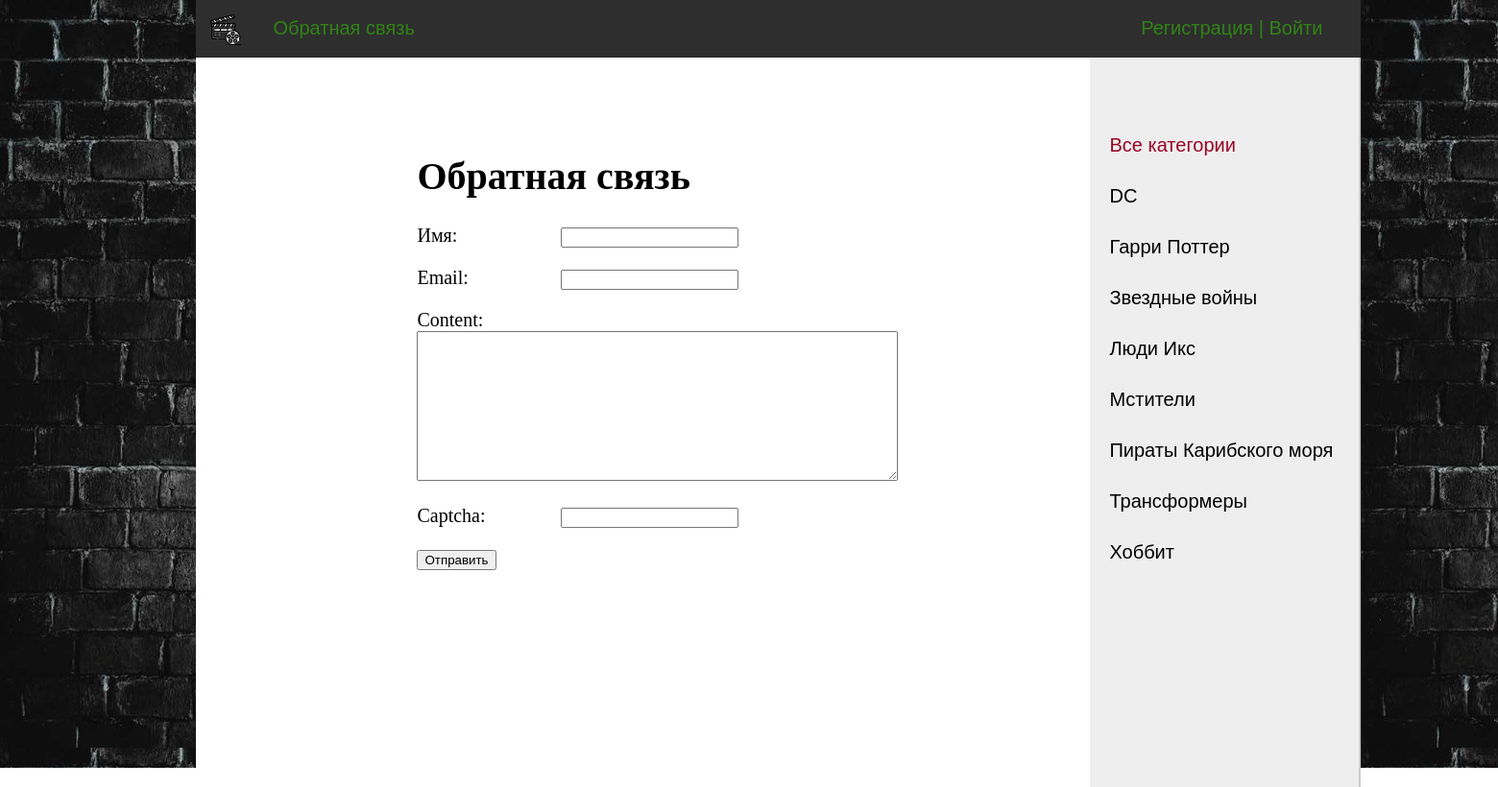
Page /contact/ on the committed database.
### movie_universes/models.py (models this page shows, shortened)
class MovieUniverses(models.Model):
    name = models.CharField(max_length=100, db_index=True, verbose_name="Вселенная")
    slug = models.SlugField(max_length=255, unique=True, db_index=True, verbose_name="URL")
    def get_absolute_url(self):
        return reverse('universe', kwargs={'cat_slug': self.slug})
    class Meta:
        verbose_name = 'Киновселенная'
        verbose_name_plural = 'Киновселенные'
        ordering = ['id']

### movie_universes/views.py (the view, shortened to what this page needs)
# urls.py: path('contact/', ContactFormView.as_view(), name='contact'),
class ContactFormView(DataMixin, FormView):
    form_class = ContactForm
    template_name = 'movie_universes/contact.html'
    success_url = reverse_lazy('home')
    def get_context_data(self, *, object_list=None, **kwargs):
        context = super().get_context_data(**kwargs)
        c_def = self.get_user_context(title="Обратная связь")
        return dict(list(context.items()) + list(c_def.items()))

### movie_universes/forms.py
class ContactForm(forms.Form):
    username = forms.CharField(label='Имя', max_length=255)
    email = forms.EmailField(label='Email')
    content = forms.CharField(widget=forms.Textarea(attrs={'cols': 60, 'row': 10}))
    captcha = CaptchaField()

### movie_universes/utils.py (called while the page is built)
    def get_user_context(self, **kwargs):
        context = kwargs
        cats = cache.get('cats')
        if not cats:
            cats = MovieUniverses.objects.annotate(Count('movieinformation'))
            cache.set('cats', cats, 60)
        user_menu = menu.copy()
        context['button'] = button
        if not self.request.user.is_authenticated:
            user_menu.pop(0)
            del context['button']
        context['menu'] = user_menu
        context['cats'] = cats
        if 'cat_selected' not in context:
            context['cat_selected'] = 0
        return context

### movie_universes/templates/movie_universes/contact.html (shortened to what this page needs)
{% extends 'movie_universes/base.html' %}
{% block content %}
<h1>{{title}}</h1>
<form method="post">
{% for f in form %}
<p><label class="form-label" for="{{ f.id_for_label }}">{{f.label}}: </label>{{ f }}</p>
{% endfor %}
    <button type="submit">Отправить</button>
</form>
{% endblock %}

### movie_universes/templates/movie_universes/base.html (shortened to what this page needs)
{% load static %}
<!DOCTYPE html>
<html>
<head>
    <link type="text/css" href="{% static 'movie_universes/css/styles.css' %}" rel="stylesheet"/>
</head>
<body>
<table class="table-page" border=0 cellpadding="0" cellspacing="0">
    <tr>
        <td class="empty-blank ">
            <div>&nbsp;</div>
        </td>
        <td valign=top>
            {% block mainmenu %}
            <div class="header">
                <ul id="mainmenu" class="mainmenu">
                    <li class="logo"><a href="{% url 'home' %}">
                        <div class="logo"></div>
                    </a></li>
                    {% for m in menu %}
                    <li><a href="{% url m.url_name %}">{{m.title}}</a></li>
                    {% endfor %}
                    {% if request.user.is_authenticated %}
                    <li class="last"> {{user.username}} | <a href="{% url 'logout' %}">Выйти</a></li>
                    {% else %}
                    <li class="last"><a href="{% url 'register' %}">Регистрация</a> | <a
                            href="{% url 'login' %}">Войти</a></li>
                    {% endif %}
                </ul>
            </div>
            {% endblock mainmenu %}
            <table class="table-content" border=0 cellpadding="0" cellspacing="0">
                <tr>
                    <td valign="top" class="content">
                        <div class="content-text">
                            {% block content %}
                            {% endblock %}
                    </td>
                    <td valign="top" class="left-chapters">
                        <ul id="leftchapters">
                            {% if cat_selected == 0 %}
                            <li class="selected">Все категории</li>
                            {% else %}
                            <li><a href="{% url 'home' %}">Все категории</a></li>
                            {% endif %}
                            {% for c in cats %}
                            {% if c.movieinformation__count > 0 %}
                            {% if c.pk == cat_selected %}
                            <li class="selected">{{c.name}}</li>
                            {% else %}
                            <li><a href="{{ c.get_absolute_url }}">{{c.name}}</a></li>
                            {% endif %}
                            {% endif %}
                            {% endfor %}
                        </ul>
                    </td>
                </tr>
            </table>
        </td>
        <td class="empty-blank">
            <div>&nbsp;</div>
        </td>
    </tr>
</table>
</body>
</html>

### movie_universes/static/movie_universes/css/styles.css (style rules this page uses)
html, body { font-family: 'Arial'; margin: 0; padding: 0; height: 100%; width: 100%; color: #444; }
.table-page { width: 100%; height: 100%; vertical-align: top; }
.table-page tr { height: 100%; }
.header { background: #2e2e2e; height: 60px; }
.logo { background: url('../images/logo.png') no-repeat 15px 15px; width: 50px; height: 50px; }
ul.mainmenu { list-style: none; margin: 0; padding: 0; height: 60px; color: #308315; font-size: 20px; overflow: hidden; }
ul.mainmenu li { float: left; margin: 18px 40px 0 30px; }
ul.mainmenu li.logo { margin: 0; }
ul.mainmenu li.last { float: right; }
ul.mainmenu li a { color: #308315; text-decoration: none; }
.table-content { width: 100%; min-height: 95%; height: 95%; }
.left-chapters { margin: 0; background: #eee; border-right: 2px solid #ccc; min-height: 80%; }
.left-chapters ul { width: 250px; min-height: 85%; margin: 0; padding: 50px 10px 50px 20px; list-style: none; font-size: 20px; background: #eee; }
.left-chapters ul li { margin: 30px 0 0 0; color: #999; }
.left-chapters ul li.selected { color: #970426; }
.left-chapters ul li a { color: #000; text-decoration: none; }
.content { padding: 40px 200px 130px 200px; width: 100%; min-height: 100%; box-sizing: border-box; }
.content-text { margin: 60px 0 0 30px; color: #000; font-size: 20px; font-family: Yandex Sans Display Light; }
.form-label { display: inline-block; min-width: 150px; vertical-align: top; }
.empty-blank { padding: 100px; min-height: 100%; background: url('../images/img.png'); }

### rows in the picture
MovieUniverses: name "DC"
MovieUniverses: name "Гарри Поттер"
MovieUniverses: name "Звездные войны"
MovieUniverses: name "Люди Икс"
MovieUniverses: name "Мстители"
MovieUniverses: name "Пираты Карибского моря"
MovieUniverses: name "Трансформеры"
MovieUniverses: name "Хоббит"

### other values in the picture
{{ m.title }} "Обратная связь"
{{ title }} "Обратная связь"
{{ f.label }} "Имя" "Email" "Content" "Captcha"
